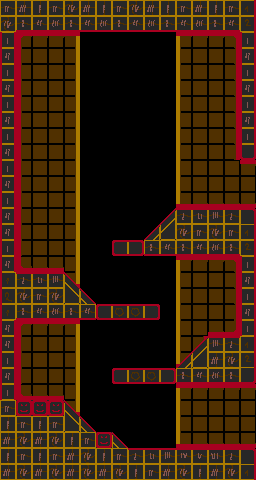

This is a level from a 2D game, rendered from its Tiled map with the project's own tilesets. A one-line summary and the complete map file follow:
An orthogonal 16x30 tile map with 16x16 px tiles, 2 tile layers (back, front) and 14 objects (5x Spawn, 5x Detritus, 4x Lamp).

<map version="1.0" orientation="orthogonal" width="16" height="30" tilewidth="16" tileheight="16">
 <tileset firstgid="1" name="tiles1" tilewidth="16" tileheight="16">
  <image source="../../../img/tiles/tiles0.gif" trans="ff00ff" width="256" height="256" />
 </tileset>
 <layer name="back" width="16" height="30">
  <data encoding="csv">
0,0,0,0,0,0,182,130,129,130,198,0,0,0,0,0,
0,0,0,0,0,0,182,146,145,146,198,0,0,0,0,0,
182,213,214,214,212,0,0,0,0,0,0,211,214,214,215,198,
182,229,230,230,228,0,0,0,0,0,0,227,230,230,231,198,
182,229,230,230,228,0,0,0,0,0,0,227,230,230,231,198,
182,229,230,230,228,0,0,0,0,0,0,227,230,230,231,198,
182,229,230,230,228,0,0,0,0,0,0,227,230,230,231,198,
182,229,230,230,228,0,0,0,0,0,0,227,230,230,231,198,
182,229,230,230,228,0,0,0,0,0,0,227,230,230,231,198,
182,229,230,230,228,0,0,0,0,0,0,227,230,230,231,198,
182,229,230,230,228,0,0,0,0,0,0,227,230,230,230,214,
182,229,230,230,228,0,0,0,0,0,0,227,230,230,230,230,
182,229,230,230,228,0,0,0,0,0,0,243,246,246,246,246,
182,229,230,230,228,0,0,0,0,0,0,182,230,230,230,198,
182,229,230,230,228,0,0,0,0,0,0,182,230,230,230,198,
182,229,230,230,228,0,0,0,0,0,0,130,230,230,230,0,
182,245,246,246,228,0,0,0,0,0,0,211,214,214,215,198,
182,130,230,230,244,0,0,0,0,0,0,227,230,230,231,198,
182,146,230,230,198,0,0,0,0,0,0,227,230,230,231,198,
182,130,230,230,198,0,0,0,0,0,0,227,230,230,231,198,
182,213,214,214,212,0,0,0,0,0,0,227,230,246,247,198,
182,229,230,230,228,0,0,0,0,0,0,227,231,230,230,198,
182,229,230,230,228,0,0,0,0,0,0,243,247,230,230,198,
182,229,230,230,228,0,0,0,0,0,0,182,230,230,230,198,
182,245,246,246,228,0,0,0,0,0,0,211,214,214,214,214,
182,130,230,230,244,0,0,0,0,0,0,227,230,230,230,230,
182,146,230,230,198,0,0,0,0,0,0,227,230,230,230,230,
182,130,230,230,198,0,0,0,0,0,0,243,246,246,246,246,
0,0,0,0,0,0,0,0,0,0,0,182,230,230,230,198,
0,0,0,0,0,0,0,0,0,0,0,0,230,230,230,0
</data>
 </layer>
 <layer name="front" width="16" height="30">
  <data encoding="csv">
19,34,18,19,35,34,18,19,35,34,18,19,34,18,19,24,
35,50,51,52,50,51,52,50,51,52,50,51,52,50,51,40,
20,0,0,0,0,0,0,0,0,0,0,0,0,0,0,20,
36,0,0,0,0,0,0,0,0,0,0,0,0,0,0,36,
20,0,0,0,0,0,0,0,0,0,0,0,0,0,0,20,
36,0,0,0,0,0,0,0,0,0,0,0,0,0,0,36,
20,0,0,0,0,0,0,0,0,0,0,0,0,0,0,20,
36,0,0,0,0,0,0,0,0,0,0,0,0,0,0,36,
20,0,0,0,0,0,0,0,0,0,0,0,0,0,0,20,
36,0,0,0,0,0,0,0,0,0,0,0,0,0,0,37,
20,0,0,0,0,0,0,0,0,0,0,0,0,0,0,0,
36,0,0,0,0,0,0,0,0,0,0,0,0,0,0,0,
20,0,0,0,0,0,0,0,0,0,0,0,0,0,0,0,
36,0,0,0,0,0,0,0,0,0,140,2,3,4,2,8,
36,0,0,0,0,0,0,0,0,140,156,35,19,35,19,24,
20,0,0,0,0,0,0,53,55,50,51,50,51,52,50,40,
36,0,0,0,0,0,0,0,0,0,0,0,0,0,0,20,
17,2,3,4,139,0,0,0,0,0,0,0,0,0,0,36,
33,35,19,35,155,139,0,0,0,0,0,0,0,0,0,20,
17,50,51,52,50,51,53,54,54,55,0,0,0,0,0,36,
36,0,0,0,0,0,0,0,0,0,0,0,0,0,0,20,
36,0,0,0,0,0,0,0,0,0,0,0,140,4,2,24,
20,0,0,0,0,0,0,0,0,0,0,140,156,34,35,40,
36,0,0,0,0,0,0,53,54,54,55,50,51,52,50,56,
20,0,0,0,0,0,0,0,0,0,0,0,0,0,0,136,
19,232,232,232,139,0,0,0,0,0,0,0,0,0,0,0,
18,19,18,19,155,139,0,0,0,0,0,0,0,0,0,0,
34,35,34,35,18,19,232,139,0,0,0,0,0,0,0,0,
18,19,18,19,34,35,18,19,2,3,4,5,6,7,2,8,
34,35,34,35,34,35,34,35,18,19,34,35,18,34,35,24
</data>
 </layer>
 <objectgroup name="objects" width="16" height="30" visible="0">
  <properties>
   <property name="entrances" value="[[1,0],[1,1]]" />
   <property name="rarity" value="0.2" />
  </properties>
  <object name="Spawn" gid="232" x="128" y="288">
   <properties>
    <property name="tags" value="minor,ledge" />
   </properties>
  </object>
  <object name="Spawn" gid="232" x="128" y="352">
   <properties>
    <property name="tags" value="minor,ledge" />
   </properties>
  </object>
  <object name="Spawn" gid="232" x="192" y="432">
   <properties>
    <property name="rarity" value="0.5" />
    <property name="tags" value="major" />
   </properties>
  </object>
  <object name="Spawn" gid="232" x="80" y="160">
   <properties>
    <property name="rarity" value="0.3" />
    <property name="tags" value="minor,flying" />
   </properties>
  </object>
  <object name="Spawn" gid="232" x="160" y="160">
   <properties>
    <property name="rarity" value="0.3" />
    <property name="tags" value="minor,flying" />
   </properties>
  </object>
  <object name="Lamp" gid="199" x="192" y="176" />
  <object name="Lamp" gid="199" x="48" y="240" />
  <object name="Lamp" gid="199" x="192" y="416" />
  <object name="Lamp" gid="199" x="48" y="368" />
  <object name="Detritus" gid="139" x="32" y="272">
   <properties>
    <property name="rarity" value="0.3" />
    <property name="size" value="1" />
   </properties>
  </object>
  <object name="Detritus" gid="139" x="224" y="208">
   <properties>
    <property name="rarity" value="0.3" />
    <property name="size" value="1" />
   </properties>
  </object>
  <object name="Detritus" gid="139" x="16" y="400">
   <properties>
    <property name="rarity" value="0.3" />
    <property name="side" value="l" />
    <property name="size" value="1" />
   </properties>
  </object>
  <object name="Detritus" gid="139" x="208" y="448">
   <properties>
    <property name="rarity" value="0.3" />
    <property name="size" value="1" />
   </properties>
  </object>
  <object name="Detritus" gid="139" x="224" y="336">
   <properties>
    <property name="rarity" value="0.3" />
    <property name="side" value="r" />
    <property name="size" value="1" />
   </properties>
  </object>
 </objectgroup>
</map>
